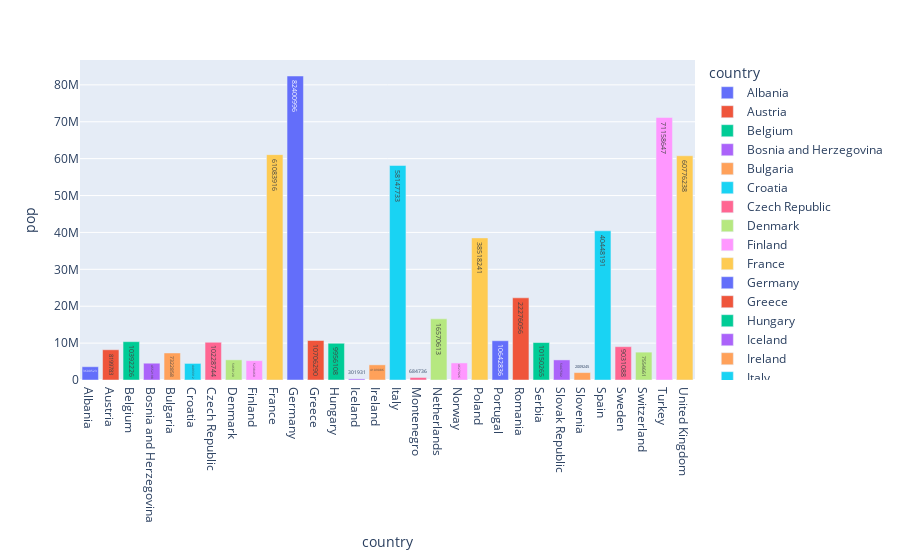

Notebook cell for this chart:
### Code cell
# text = the pop up test while hovering
fig = px.bar(df_europe, y="pop", x="country", text="pop", color="country")
fig

### Figure 1 — Plotly figure (JSON) as saved in the notebook; plotly's stock layout.template omitted (floating-point values rounded to 4 significant figures)
{"data": [{"alignmentgroup": "True", "hovertemplate": "country=%{x}<br>pop=%{text}<extra></extra>", "legendgroup": "Albania", "marker": {"color": "#636efa", "pattern": {"shape": ""}}, "name": "Albania", "offsetgroup": "Albania", "orientation": "v", "showlegend": true, "text": [3600523], "textposition": "auto", "type": "bar", "x": ["Albania"], "xaxis": "x", "y": [3600523], "yaxis": "y"}, {"alignmentgroup": "True", "hovertemplate": "country=%{x}<br>pop=%{text}<extra></extra>", "legendgroup": "Austria", "marker": {"color": "#EF553B", "pattern": {"shape": ""}}, "name": "Austria", "offsetgroup": "Austria", "orientation": "v", "showlegend": true, "text": [8199783], "textposition": "auto", "type": "bar", "x": ["Austria"], "xaxis": "x", "y": [8199783], "yaxis": "y"}, {"alignmentgroup": "True", "hovertemplate": "country=%{x}<br>pop=%{text}<extra></extra>", "legendgroup": "Belgium", "marker": {"color": "#00cc96", "pattern": {"shape": ""}}, "name": "Belgium", "offsetgroup": "Belgium", "orientation": "v", "showlegend": true, "text": [10392226], "textposition": "auto", "type": "bar", "x": ["Belgium"], "xaxis": "x", "y": [10392226], "yaxis": "y"}, {"alignmentgroup": "True", "hovertemplate": "country=%{x}<br>pop=%{text}<extra></extra>", "legendgroup": "Bosnia and Herzegovina", "marker": {"color": "#ab63fa", "pattern": {"shape": ""}}, "name": "Bosnia and Herzegovina", "offsetgroup": "Bosnia and Herzegovina", "orientation": "v", "showlegend": true, "text": [4552198], "textposition": "auto", "type": "bar", "x": ["Bosnia and Herzegovina"], "xaxis": "x", "y": [4552198], "yaxis": "y"}, {"alignmentgroup": "True", "hovertemplate": "country=%{x}<br>pop=%{text}<extra></extra>", "legendgroup": "Bulgaria", "marker": {"color": "#FFA15A", "pattern": {"shape": ""}}, "name": "Bulgaria", "offsetgroup": "Bulgaria", "orientation": "v", "showlegend": true, "text": [7322858], "textposition": "auto", "type": "bar", "x": ["Bulgaria"], "xaxis": "x", "y": [7322858], "yaxis": "y"}, {"alignmentgroup": "True", "hovertemplate": "country=%{x}<br>pop=%{text}<extra></extra>", "legendgroup": "Croatia", "marker": {"color": "#19d3f3", "pattern": {"shape": ""}}, "name": "Croatia", "offsetgroup": "Croatia", "orientation": "v", "showlegend": true, "text": [4493312], "textposition": "auto", "type": "bar", "x": ["Croatia"], "xaxis": "x", "y": [4493312], "yaxis": "y"}, {"alignmentgroup": "True", "hovertemplate": "country=%{x}<br>pop=%{text}<extra></extra>", "legendgroup": "Czech Republic", "marker": {"color": "#FF6692", "pattern": {"shape": ""}}, "name": "Czech Republic", "offsetgroup": "Czech Republic", "orientation": "v", "showlegend": true, "text": [10228744], "textposition": "auto", "type": "bar", "x": ["Czech Republic"], "xaxis": "x", "y": [10228744], "yaxis": "y"}, {"alignmentgroup": "True", "hovertemplate": "country=%{x}<br>pop=%{text}<extra></extra>", "legendgroup": "Denmark", "marker": {"color": "#B6E880", "pattern": {"shape": ""}}, "name": "Denmark", "offsetgroup": "Denmark", "orientation": "v", "showlegend": true, "text": [5468120], "textposition": "auto", "type": "bar", "x": ["Denmark"], "xaxis": "x", "y": [5468120], "yaxis": "y"}, {"alignmentgroup": "True", "hovertemplate": "country=%{x}<br>pop=%{text}<extra></extra>", "legendgroup": "Finland", "marker": {"color": "#FF97FF", "pattern": {"shape": ""}}, "name": "Finland", "offsetgroup": "Finland", "orientation": "v", "showlegend": true, "text": [5238460], "textposition": "auto", "type": "bar", "x": ["Finland"], "xaxis": "x", "y": [5238460], "yaxis": "y"}, {"alignmentgroup": "True", "hovertemplate": "country=%{x}<br>pop=%{text}<extra></extra>", "legendgroup": "France", "marker": {"color": "#FECB52", "pattern": {"shape": ""}}, "name": "France", "offsetgroup": "France", "orientation": "v", "showlegend": true, "text": [61083916], "textposition": "auto", "type": "bar", "x": ["France"], "xaxis": "x", "y": [61083916], "yaxis": "y"}, {"alignmentgroup": "True", "hovertemplate": "country=%{x}<br>pop=%{text}<extra></extra>", "legendgroup": "Germany", "marker": {"color": "#636efa", "pattern": {"shape": ""}}, "name": "Germany", "offsetgroup": "Germany", "orientation": "v", "showlegend": true, "text": [82400996], "textposition": "auto", "type": "bar", "x": ["Germany"], "xaxis": "x", "y": [82400996], "yaxis": "y"}, {"alignmentgroup": "True", "hovertemplate": "country=%{x}<br>pop=%{text}<extra></extra>", "legendgroup": "Greece", "marker": {"color": "#EF553B", "pattern": {"shape": ""}}, "name": "Greece", "offsetgroup": "Greece", "orientation": "v", "showlegend": true, "text": [10706290], "textposition": "auto", "type": "bar", "x": ["Greece"], "xaxis": "x", "y": [10706290], "yaxis": "y"}, {"alignmentgroup": "True", "hovertemplate": "country=%{x}<br>pop=%{text}<extra></extra>", "legendgroup": "Hungary", "marker": {"color": "#00cc96", "pattern": {"shape": ""}}, "name": "Hungary", "offsetgroup": "Hungary", "orientation": "v", "showlegend": true, "text": [9956108], "textposition": "auto", "type": "bar", "x": ["Hungary"], "xaxis": "x", "y": [9956108], "yaxis": "y"}, {"alignmentgroup": "True", "hovertemplate": "country=%{x}<br>pop=%{text}<extra></extra>", "legendgroup": "Iceland", "marker": {"color": "#ab63fa", "pattern": {"shape": ""}}, "name": "Iceland", "offsetgroup": "Iceland", "orientation": "v", "showlegend": true, "text": [301931], "textposition": "auto", "type": "bar", "x": ["Iceland"], "xaxis": "x", "y": [301931], "yaxis": "y"}, {"alignmentgroup": "True", "hovertemplate": "country=%{x}<br>pop=%{text}<extra></extra>", "legendgroup": "Ireland", "marker": {"color": "#FFA15A", "pattern": {"shape": ""}}, "name": "Ireland", "offsetgroup": "Ireland", "orientation": "v", "showlegend": true, "text": [4109086], "textposition": "auto", "type": "bar", "x": ["Ireland"], "xaxis": "x", "y": [4109086], "yaxis": "y"}, {"alignmentgroup": "True", "hovertemplate": "country=%{x}<br>pop=%{text}<extra></extra>", "legendgroup": "Italy", "marker": {"color": "#19d3f3", "pattern": {"shape": ""}}, "name": "Italy", "offsetgroup": "Italy", "orientation": "v", "showlegend": true, "text": [58147733], "textposition": "auto", "type": "bar", "x": ["Italy"], "xaxis": "x", "y": [58147733], "yaxis": "y"}, {"alignmentgroup": "True", "hovertemplate": "country=%{x}<br>pop=%{text}<extra></extra>", "legendgroup": "Montenegro", "marker": {"color": "#FF6692", "pattern": {"shape": ""}}, "name": "Montenegro", "offsetgroup": "Montenegro", "orientation": "v", "showlegend": true, "text": [684736], "textposition": "auto", "type": "bar", "x": ["Montenegro"], "xaxis": "x", "y": [684736], "yaxis": "y"}, {"alignmentgroup": "True", "hovertemplate": "country=%{x}<br>pop=%{text}<extra></extra>", "legendgroup": "Netherlands", "marker": {"color": "#B6E880", "pattern": {"shape": ""}}, "name": "Netherlands", "offsetgroup": "Netherlands", "orientation": "v", "showlegend": true, "text": [16570613], "textposition": "auto", "type": "bar", "x": ["Netherlands"], "xaxis": "x", "y": [16570613], "yaxis": "y"}, {"alignmentgroup": "True", "hovertemplate": "country=%{x}<br>pop=%{text}<extra></extra>", "legendgroup": "Norway", "marker": {"color": "#FF97FF", "pattern": {"shape": ""}}, "name": "Norway", "offsetgroup": "Norway", "orientation": "v", "showlegend": true, "text": [4627926], "textposition": "auto", "type": "bar", "x": ["Norway"], "xaxis": "x", "y": [4627926], "yaxis": "y"}, {"alignmentgroup": "True", "hovertemplate": "country=%{x}<br>pop=%{text}<extra></extra>", "legendgroup": "Poland", "marker": {"color": "#FECB52", "pattern": {"shape": ""}}, "name": "Poland", "offsetgroup": "Poland", "orientation": "v", "showlegend": true, "text": [38518241], "textposition": "auto", "type": "bar", "x": ["Poland"], "xaxis": "x", "y": [38518241], "yaxis": "y"}, {"alignmentgroup": "True", "hovertemplate": "country=%{x}<br>pop=%{text}<extra></extra>", "legendgroup": "Portugal", "marker": {"color": "#636efa", "pattern": {"shape": ""}}, "name": "Portugal", "offsetgroup": "Portugal", "orientation": "v", "showlegend": true, "text": [10642836], "textposition": "auto", "type": "bar", "x": ["Portugal"], "xaxis": "x", "y": [10642836], "yaxis": "y"}, {"alignmentgroup": "True", "hovertemplate": "country=%{x}<br>pop=%{text}<extra></extra>", "legendgroup": "Romania", "marker": {"color": "#EF553B", "pattern": {"shape": ""}}, "name": "Romania", "offsetgroup": "Romania", "orientation": "v", "showlegend": true, "text": [22276056], "textposition": "auto", "type": "bar", "x": ["Romania"], "xaxis": "x", "y": [22276056], "yaxis": "y"}, {"alignmentgroup": "True", "hovertemplate": "country=%{x}<br>pop=%{text}<extra></extra>", "legendgroup": "Serbia", "marker": {"color": "#00cc96", "pattern": {"shape": ""}}, "name": "Serbia", "offsetgroup": "Serbia", "orientation": "v", "showlegend": true, "text": [10150265], "textposition": "auto", "type": "bar", "x": ["Serbia"], "xaxis": "x", "y": [10150265], "yaxis": "y"}, {"alignmentgroup": "True", "hovertemplate": "country=%{x}<br>pop=%{text}<extra></extra>", "legendgroup": "Slovak Republic", "marker": {"color": "#ab63fa", "pattern": {"shape": ""}}, "name": "Slovak Republic", "offsetgroup": "Slovak Republic", "orientation": "v", "showlegend": true, "text": [5447502], "textposition": "auto", "type": "bar", "x": ["Slovak Republic"], "xaxis": "x", "y": [5447502], "yaxis": "y"}, {"alignmentgroup": "True", "hovertemplate": "country=%{x}<br>pop=%{text}<extra></extra>", "legendgroup": "Slovenia", "marker": {"color": "#FFA15A", "pattern": {"shape": ""}}, "name": "Slovenia", "offsetgroup": "Slovenia", "orientation": "v", "showlegend": true, "text": [2009245], "textposition": "auto", "type": "bar", "x": ["Slovenia"], "xaxis": "x", "y": [2009245], "yaxis": "y"}, {"alignmentgroup": "True", "hovertemplate": "country=%{x}<br>pop=%{text}<extra></extra>", "legendgroup": "Spain", "marker": {"color": "#19d3f3", "pattern": {"shape": ""}}, "name": "Spain", "offsetgroup": "Spain", "orientation": "v", "showlegend": true, "text": [40448191], "textposition": "auto", "type": "bar", "x": ["Spain"], "xaxis": "x", "y": [40448191], "yaxis": "y"}, {"alignmentgroup": "True", "hovertemplate": "country=%{x}<br>pop=%{text}<extra></extra>", "legendgroup": "Sweden", "marker": {"color": "#FF6692", "pattern": {"shape": ""}}, "name": "Sweden", "offsetgroup": "Sweden", "orientation": "v", "showlegend": true, "text": [9031088], "textposition": "auto", "type": "bar", "x": ["Sweden"], "xaxis": "x", "y": [9031088], "yaxis": "y"}, {"alignmentgroup": "True", "hovertemplate": "country=%{x}<br>pop=%{text}<extra></extra>", "legendgroup": "Switzerland", "marker": {"color": "#B6E880", "pattern": {"shape": ""}}, "name": "Switzerland", "offsetgroup": "Switzerland", "orientation": "v", "showlegend": true, "text": [7554661], "textposition": "auto", "type": "bar", "x": ["Switzerland"], "xaxis": "x", "y": [7554661], "yaxis": "y"}, {"alignmentgroup": "True", "hovertemplate": "country=%{x}<br>pop=%{text}<extra></extra>", "legendgroup": "Turkey", "marker": {"color": "#FF97FF", "pattern": {"shape": ""}}, "name": "Turkey", "offsetgroup": "Turkey", "orientation": "v", "showlegend": true, "text": [71158647], "textposition": "auto", "type": "bar", "x": ["Turkey"], "xaxis": "x", "y": [71158647], "yaxis": "y"}, {"alignmentgroup": "True", "hovertemplate": "country=%{x}<br>pop=%{text}<extra></extra>", "legendgroup": "United Kingdom", "marker": {"color": "#FECB52", "pattern": {"shape": ""}}, "name": "United Kingdom", "offsetgroup": "United Kingdom", "orientation": "v", "showlegend": true, "text": [60776238], "textposition": "auto", "type": "bar", "x": ["United Kingdom"], "xaxis": "x", "y": [60776238], "yaxis": "y"}], "layout": {"autosize": true, "barmode": "relative", "legend": {"title": {"text": "country"}, "tracegroupgap": 0}, "margin": {"t": 60}, "xaxis": {"anchor": "y", "autorange": true, "categoryarray": ["Albania", "Austria", "Belgium", "Bosnia and Herzegovina", "Bulgaria", "Croatia", "Czech Republic", "Denmark", "Finland", "France", "Germany", "Greece", "Hungary", "Iceland", "Ireland", "Italy", "Montenegro", "Netherlands", "Norway", "Poland", "Portugal", "Romania", "Serbia", "Slovak Republic", "Slovenia", "Spain", "Sweden", "Switzerland", "Turkey", "United Kingdom"], "categoryorder": "array", "domain": [0, 1], "range": [-0.5, 29.5], "title": {"text": "country"}, "type": "category"}, "yaxis": {"anchor": "x", "autorange": true, "domain": [0, 1], "range": [0, 86740000.0], "title": {"text": "pop"}, "type": "linear"}}}
